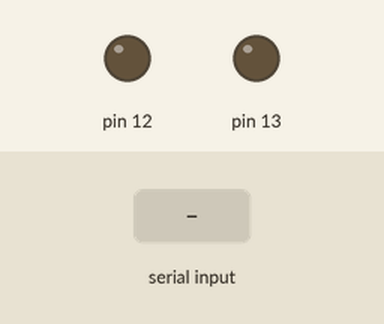
Recording of a sketch running on a simulated Arduino Uno, built with avr-gcc and run on an emulated ATmega328P. Parts: output pins drawn as LEDs (lit = HIGH). The test bench sets the inputs (shaded band). What the sketch prints to the serial monitor is not drawn.

Above: at 1.2 s.
1.3 s: "M" received over Serial
At 1.9 s:
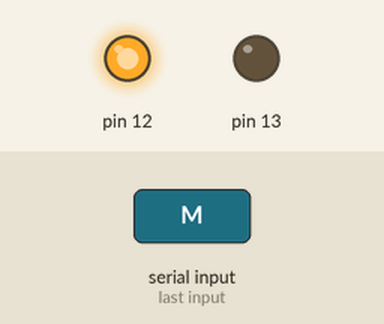
Timing chart, 0 to 4.3 s (numbered marks = the images above; inputs shaded):
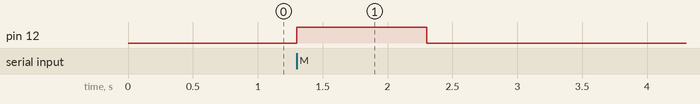

Measured:
- after the input at 1.3 s, pin 12: LOW → HIGH at once, → LOW 1.0 s later

The sketch:

arduino_signal.ino
```cpp
void setup()
{
  pinMode(12, OUTPUT);
  pinMode(13, OUTPUT);
  digitalWrite(12, LOW);
  digitalWrite(13, LOW);
  Serial.begin(9600);

  Serial.println("Hi!, I am Arduino");
}

void loop()
{
  if(Serial.read() == 'M'){
	digitalWrite(12, HIGH);
      	digitalWrite(13, LOW);
      	delay(1000);
	digitalWrite(12, LOW);}
  else if(Serial.read() == 'K'){
      	digitalWrite(13, HIGH);
      	digitalWrite(12, LOW);
      	delay(1000);
	digitalWrite(13, LOW);}
}
```
